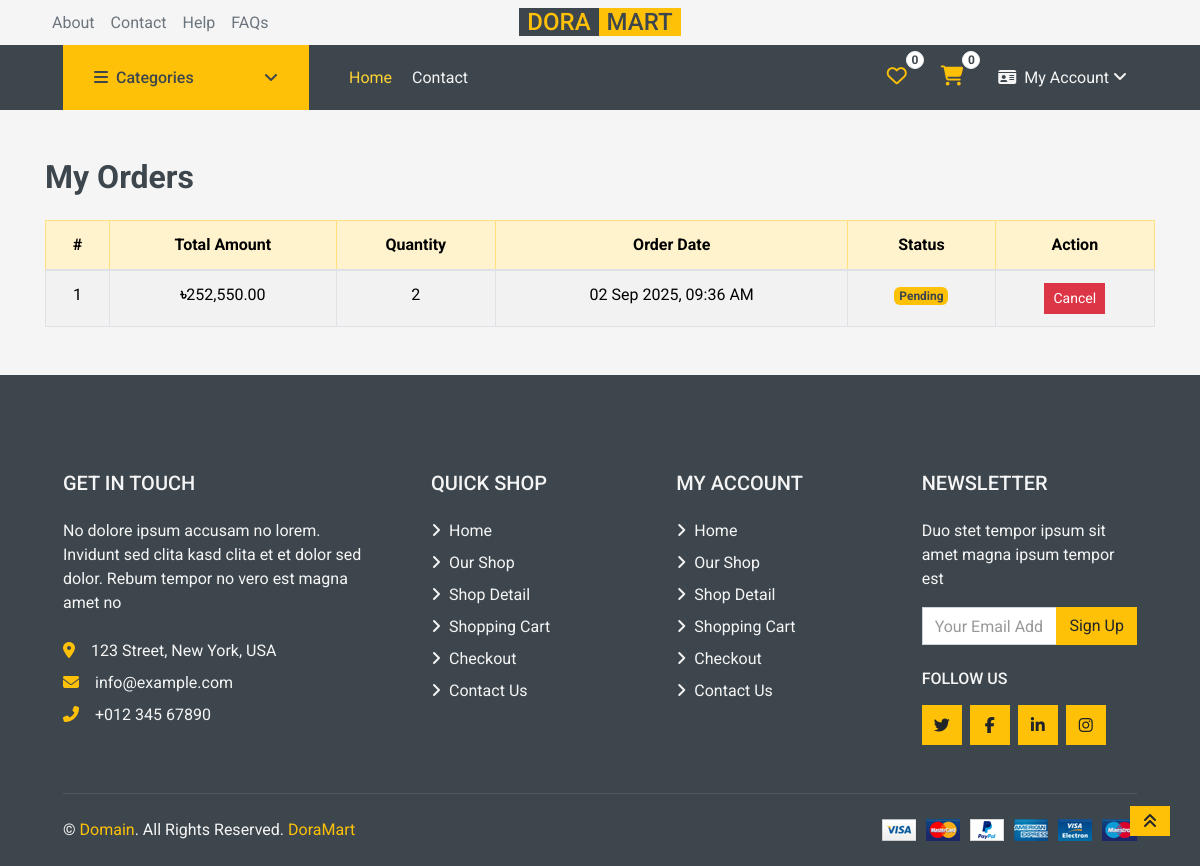
The page /Pages/my_orders.php (signed in) on the database as committed earlier.
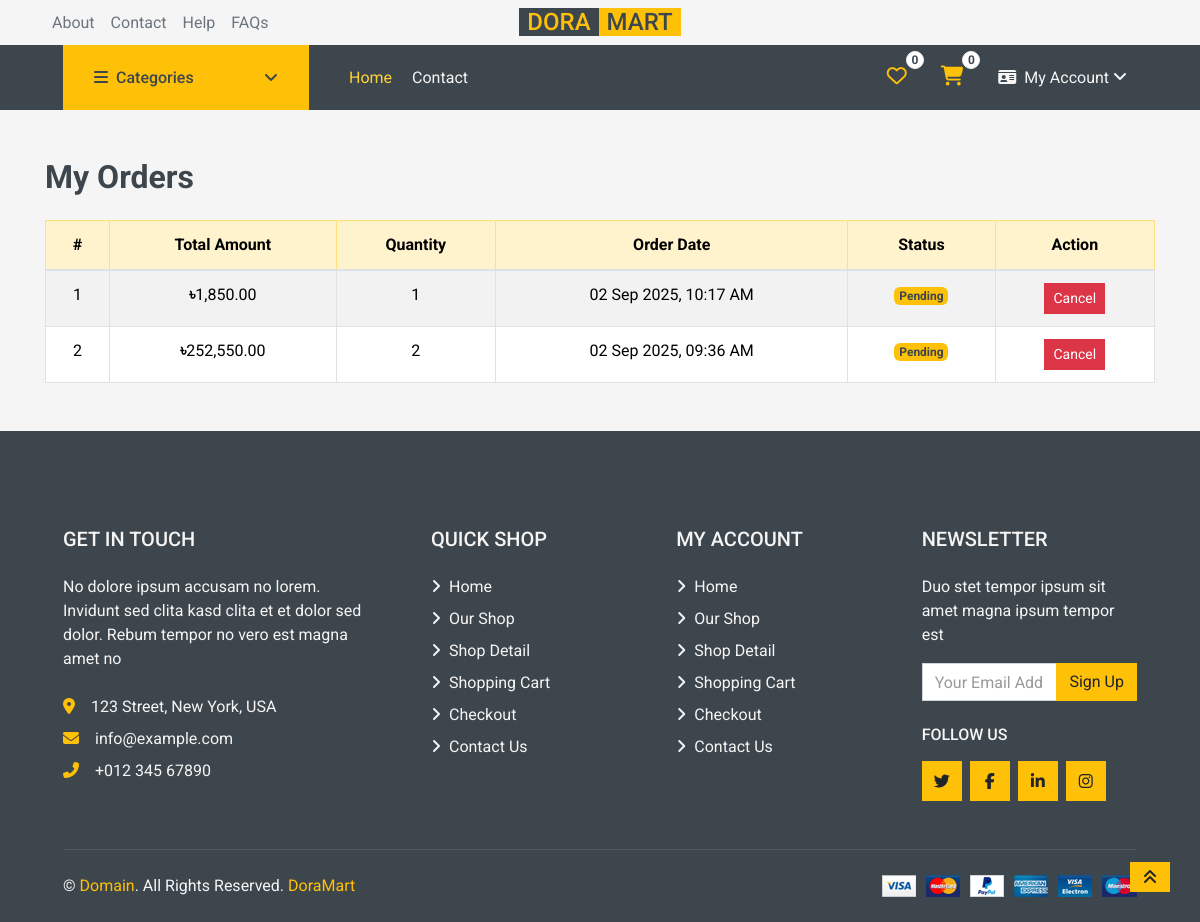
The same page on the database as committed later.
### tables this page shows
CREATE TABLE `orders` (
  `id` int(11) NOT NULL,
  `user_id` int(11) DEFAULT NULL,
  `due_amount` decimal(10,2) DEFAULT NULL,
  `invoice_no` varchar(20) DEFAULT NULL,
  `qty` int(11) DEFAULT NULL,
  `order_date` datetime DEFAULT NULL,
  `order_status` enum('Pending','Completed','Cancelling') DEFAULT 'Pending'
);

### Pages/my_orders.php (shortened to what the changed rows need)
<?php
require "../config/db.php";
$user_id = $_SESSION['user_id'];
$stmt = $con->prepare("SELECT id, due_amount, qty, order_date, order_status FROM orders WHERE user_id=? AND order_status != 'Cancelled' ORDER BY order_date DESC");
$stmt->bind_param("i", $user_id);
$stmt->execute();
$result = $stmt->get_result();
require "../includes/he.php";
?>
<!DOCTYPE html>
<html lang="en">
<head>
<link rel="stylesheet" href="https://cdnjs.cloudflare.com/ajax/libs/font-awesome/6.5.0/css/all.min.css">
<link rel="stylesheet" href="https://cdn.jsdelivr.net/npm/bootstrap@5.3.3/dist/css/bootstrap.min.css">
<link href="../assets/css/style.css" rel="stylesheet">
</head>
<body>
<div class="container mt-5">
    <h2 class="mb-4">My Orders</h2>
    <?php if ($result->num_rows > 0): ?>
        <table class="table table-bordered table-striped text-center">
            <thead class="table-warning">
                <tr>
                    <th>#</th>
                    <th>Total Amount</th>
                    <th>Quantity</th>
                    <th>Order Date</th>
                    <th>Status</th>
                    <th>Action</th>
                </tr>
            </thead>
            <tbody>
                <?php $count = 1; ?>
                <?php while ($row = $result->fetch_assoc()): ?>
                    <tr>
                        <td><?= $count++; ?></td>
                        <td><b>৳</b><?= number_format($row['due_amount'], 2); ?></td>
                        <td><?= $row['qty']; ?></td>
                        <td><?= date("d M Y, h:i A", strtotime($row['order_date'])); ?></td>
                        <td>
                            <?php if ($row['order_status'] == 'Pending'): ?>
                                <span class="badge bg-warning text-dark">Pending</span>
                            <?php elseif ($row['order_status'] == 'Completed'): ?>
                                <span class="badge bg-success">Completed</span>
                            <?php else: ?>
                                <span class="badge bg-secondary"><?= htmlspecialchars($row['order_status']); ?></span>
                            <?php endif; ?>
                        </td>
                        <td>
                            <?php if ($row['order_status'] == 'Pending'): ?>
                                <a href="my_orders.php?cancel_order=<?= intval($row['id']); ?>" class="btn btn-sm btn-danger" onclick="return confirm('Are you sure you want to cancel this order?');">Cancel</a>
                            <?php else: ?>
                                <span class="text-muted">N/A</span>
                            <?php endif; ?>
                        </td>
                    </tr>
                <?php endwhile; ?>
            </tbody>
        </table>
    <?php else: ?>
        <div class="alert alert-info">You haven’t placed any active orders yet.</div>
    <?php endif; ?>
</div>
<?php require "../includes/footer.php"; ?>
</body>
</html>

Rows that differ between the two databases and show on the page:
added orders: due_amount "1,850.00", qty "1", order_date "02 Sep 2025, 10:17 AM", order_status "Pending"
